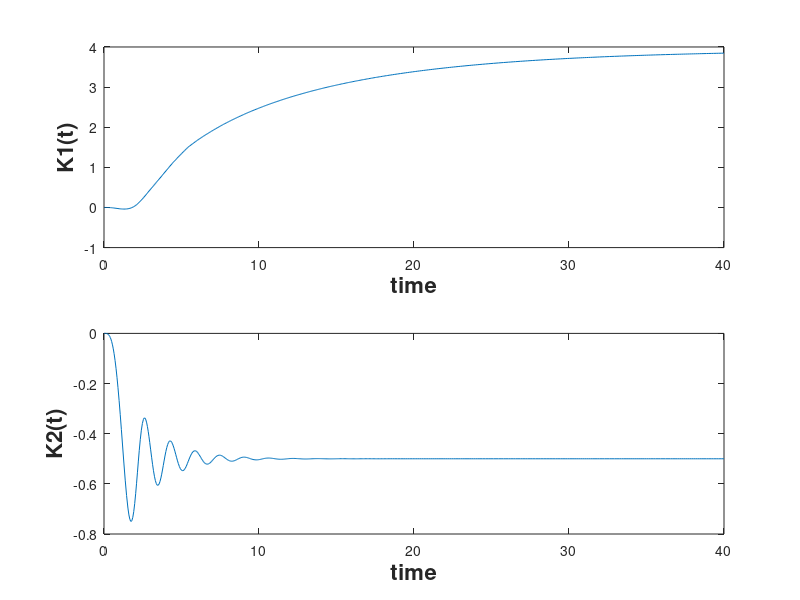
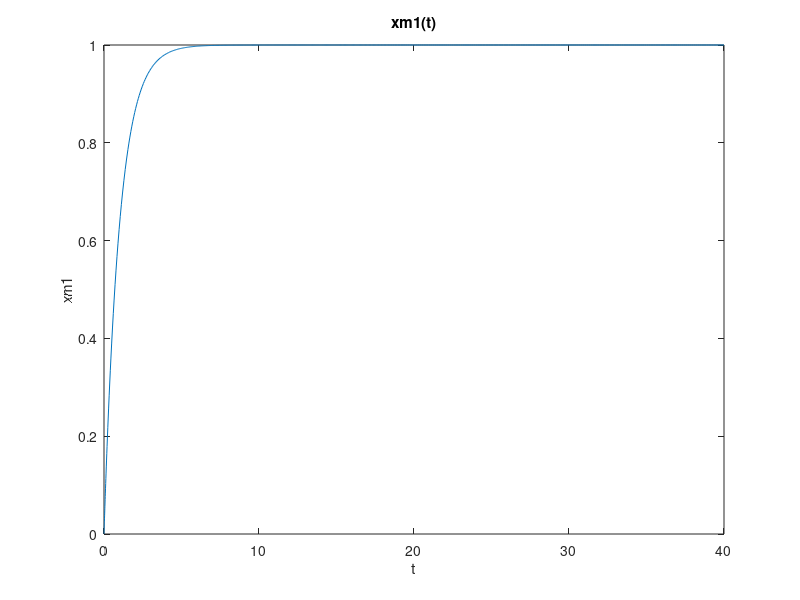

Source code (MATLAB) for these figures, in order: (Note: this script raises an error after producing the figures.)
% Decentralized Adaptive Control of Interconnected Systems

% Fig.1 with usual adaptive controller
clc
clear
k01 = 1.5; k02 = 1;
% f = @(t,x) [(-2-x(5))*x(1)-(x(5)+1)*x(3)-0.5*(x(2)+x(4)); (-1.5-x(6))*x(2)-(x(6)+0.5)*x(4); -x(3)+1; -x(4)+4; x(1)*(x(1)+x(3)); x(2)*(x(2)+x(4))];

% Modified controller
f = @(t,x) [(-2-x(5))*x(1)-(x(5)+1)*x(3)-0.5*(x(2)+x(4)); (-1.5-x(6))*x(2)-(x(6)+0.5)*x(4); -x(3)+1; -x(4)+4; x(1)*(x(1)+x(3))-0.05*x(5)*(abs(x(5)>k01)); x(2)*(x(2)+x(4))-0.01*x(6)*(abs(x(6)>k02))];

[t,xa] = ode45(f,[0 40],[0 0 0 0 0 0]);

subplot(2,1,2)
plot(t,xa(:,2))
xlabel('time','fontweight','bold','fontsize',16);
ylabel('error 2','fontweight','bold','fontsize',16);

subplot(2,1,1)
plot(t,xa(:,1))
xlabel('time','fontweight','bold','fontsize',16);
ylabel('error 1','fontweight','bold','fontsize',16);

subplot(2,1,1)
plot(t,xa(:,5))
xlabel('time','fontweight','bold','fontsize',16);
ylabel('K1(t)','fontweight','bold','fontsize',16);

subplot(2,1,2)
plot(t,xa(:,6))
xlabel('time','fontweight','bold','fontsize',16);
ylabel('K2(t)','fontweight','bold','fontsize',16);

figure(5)
plot(t,xa(:,3))
title('xm1(t)')
xlabel('t'), ylabel('xm1')




% f = @(t,x) [(-2-x(5))*x(1)-(x(5)+1)*x(3)-0.5*(x(2)+x(4)); (-1.5-x(6))*x(2)-(x(6)+0.5)*x(4); -x(3)+1; -x(4)+4; x(1)*(x(1)+x(3))-0.05*x(5)*(abs(x(5)>k01)); x(2)*(x(2)+x(4))-0.01*x(6)*(abs(x(6)>k02))];


% f = @(t,x) [x(2)+0.1*x(3); x(1)-2*x(2)+x(4)*x(10)+x(5)*x(11)+x(6)*x(1)+(-5*(x(1)-(-0.3*cos(t)+0.1*sin(t)+0.5*exp(-t)-0.2*exp(-2*t)))*x(7)-7.5*abs((x(4)^2+x(5)^2+x(6)^2)>4)*(1+x(7)^2+x(8)^2+x(9)^2)*x(4))*x(7)+(-5*(x(1)-(-0.3*cos(t)+0.1*sin(t)+0.5*exp(-t)-0.2*exp(-2*t)))*x(8)-7.5*abs((x(4)^2+x(5)^2+x(6)^2)>4)*(1+x(7)^2+x(8)^2+x(9)^2)*x(5))*x(8)+(-5*(x(1)-(-0.3*cos(t)+0.1*sin(t)+0.5*exp(-t)-0.2*exp(-2*t)))*x(9)-7.5*abs((x(4)^2+x(5)^2+x(6)^2)>4)*(1+x(7)^2+x(8)^2+x(9)^2)*x(6))*x(9)+4*sin(t)+0.2*x(3)*sin(x(1)^2);-x(3)+x(12)*x(3)+6+0.02*x(2)*cos(x(2)^2)+1.1*x(3)*cos(2*t);-5*(x(1)-(-0.3*cos(t)+0.1*sin(t)+0.5*exp(-t)-0.2*exp(-2*t)))*x(7)-7.5*abs((x(4)^2+x(5)^2+x(6)^2)>4)*(1+x(7)^2+x(8)^2+x(9)^2)*x(4);-5*(x(1)-(-0.3*cos(t)+0.1*sin(t)+0.5*exp(-t)-0.2*exp(-2*t)))*x(8)-7.5*abs((x(4)^2+x(5)^2+x(6)^2)>4)*(1+x(7)^2+x(8)^2+x(9)^2)*x(5);-5*(x(1)-(-0.3*cos(t)+0.1*sin(t)+0.5*exp(-t)-0.2*exp(-2*t)))*x(9)-7.5*abs((x(4)^2+x(5)^2+x(6)^2)>4)*(1+x(7)^2+x(8)^2+x(9)^2)*x(6);x(10)-0.5*x(7);x(11)-0.5*x(8);x(1)-0.5*x(9);x(4)*x(10)+x(5)*x(11)+x(6)*x(1)+(-5*(x(1)-(-0.3*cos(t)+0.1*sin(t)+0.5*exp(-t)-0.2*exp(-2*t)))*x(7)-7.5*abs((x(4)^2+x(5)^2+x(6)^2)>4)*(1+x(7)^2+x(8)^2+x(9)^2)*x(4))*x(7)+(-5*(x(1)-(-0.3*cos(t)+0.1*sin(t)+0.5*exp(-t)-0.2*exp(-2*t)))*x(8)-7.5*abs((x(4)^2+x(5)^2+x(6)^2)>4)*(1+x(7)^2+x(8)^2+x(9)^2)*x(5))*x(8)+(-5*(x(1)-(-0.3*cos(t)+0.1*sin(t)+0.5*exp(-t)-0.2*exp(-2*t)))*x(9)-7.5*abs((x(4)^2+x(5)^2+x(6)^2)>4)*(1+x(7)^2+x(8)^2+x(9)^2)*x(6))*x(9)+4*sin(t)-x(10);x(1)-x(11);-4*0.4*abs(x(12)>=6)*x(12)-4*(x(3)-6*exp(-5*t))*x(3)];
[t,xa] = ode45(f,[0 40],[0 0 0 0 0 0 0 0 0 0 0 0]);
e01 = -5*(xa(1)-(-0.3*cos(t)+0.1*sin(t)+0.5*exp(-t)-0.2*exp(-2*t)));
e02 = xa(3)-6*exp(-5*t);
subplot(2,1,1)
plot(t,e01)
xlabel('time','fontweight','bold','fontsize',16);
ylabel('e1','fontweight','bold','fontsize',16);
subplot(2,1,2)
plot(t,e02)
xlabel('time','fontweight','bold','fontsize',16);
ylabel('e2','fontweight','bold','fontsize',16);
axis([0 40 -3 3])

subplot(3,1,1)
plot(t,xa(:,4))
xlabel('time','fontweight','bold','fontsize',16);
ylabel('K11','fontweight','bold','fontsize',16);
axis([0 40 -3 3])
subplot(3,1,2)
plot(t,xa(:,5))
xlabel('time','fontweight','bold','fontsize',16);
ylabel('K12','fontweight','bold','fontsize',16);
axis([0 40 -3 3])
subplot(3,1,3)
plot(t,xa(:,6))
xlabel('time','fontweight','bold','fontsize',16);
ylabel('K13','fontweight','bold','fontsize',16);
axis([0 40 -3 3])

 f = @(t,x) [x(2)+0.1*x(3); x(1)-2*x(2)+x(4)*x(10)+x(5)*x(11)+x(6)*x(1)+(-5*(x(1)-(-0.3*cos(t)+0.1*sin(t)+0.5*exp(-t)-0.2*exp(-2*t)))*x(7)-7.5*((x(4)^2+x(5)^2+x(6)^2)>4)*(1+x(7)^2+x(8)^2+x(9)^2)*x(4))*x(7)+(-5*(x(1)-(-0.3*cos(t)+0.1*sin(t)+0.5*exp(-t)-0.2*exp(-2*t)))*x(8)-7.5*((x(4)^2+x(5)^2+x(6)^2)>4)*(1+x(7)^2+x(8)^2+x(9)^2)*x(5))*x(8)+(-5*(x(1)-(-0.3*cos(t)+0.1*sin(t)+0.5*exp(-t)-0.2*exp(-2*t)))*x(9)-7.5*((x(4)^2+x(5)^2+x(6)^2)>4)*(1+x(7)^2+x(8)^2+x(9)^2)*x(6))*x(9)+4*sin(t)+0.2*x(3)*sin(x(1)^2);-x(3)+x(12)*x(3)+6+0.02*x(2)*cos(x(2)^2)+1.1*x(3)*cos(2*t);-5*(x(1)-(-0.3*cos(t)+0.1*sin(t)+0.5*exp(-t)-0.2*exp(-2*t)))*x(7)-7.5*((x(4)^2+x(5)^2+x(6)^2)>4)*(1+x(7)^2+x(8)^2+x(9)^2)*x(4);-5*(x(1)-(-0.3*cos(t)+0.1*sin(t)+0.5*exp(-t)-0.2*exp(-2*t)))*x(8)-7.5*((x(4)^2+x(5)^2+x(6)^2)>4)*(1+x(7)^2+x(8)^2+x(9)^2)*x(5);-5*(x(1)-(-0.3*cos(t)+0.1*sin(t)+0.5*exp(-t)-0.2*exp(-2*t)))*x(9)-7.5*((x(4)^2+x(5)^2+x(6)^2)>4)*(1+x(7)^2+x(8)^2+x(9)^2)*x(6);x(10)-0.5*x(7);x(11)-0.5*x(8);x(1)-0.5*x(9);x(4)*x(10)+x(5)*x(11)+x(6)*x(1)+(-5*(x(1)-(-0.3*cos(t)+0.1*sin(t)+0.5*exp(-t)-0.2*exp(-2*t)))*x(7)-7.5*((x(4)^2+x(5)^2+x(6)^2)>4)*(1+x(7)^2+x(8)^2+x(9)^2)*x(4))*x(7)+(-5*(x(1)-(-0.3*cos(t)+0.1*sin(t)+0.5*exp(-t)-0.2*exp(-2*t)))*x(8)-7.5*((x(4)^2+x(5)^2+x(6)^2)>4)*(1+x(7)^2+x(8)^2+x(9)^2)*x(5))*x(8)+(-5*(x(1)-(-0.3*cos(t)+0.1*sin(t)+0.5*exp(-t)-0.2*exp(-2*t)))*x(9)-7.5*((x(4)^2+x(5)^2+x(6)^2)>4)*(1+x(7)^2+x(8)^2+x(9)^2)*x(6))*x(9)+4*sin(t)-x(10);x(1)-x(11);-4*0.4*abs(x(12)>=6)*x(12)-4*(x(3)-6*exp(-5*t))*x(3)];


% Without interconnection
f = @(t,x) [x(2); x(1)-2*x(2)+x(4)*x(10)+x(5)*x(11)+x(6)*x(1)+(-5*(x(1)-(-0.3*cos(t)+0.1*sin(t)+0.5*exp(-t)-0.2*exp(-2*t)))*x(7)-7.5*((x(4)^2+x(5)^2+x(6)^2)>4)*(1+x(7)^2+x(8)^2+x(9)^2)*x(4))*x(7)+(-5*(x(1)-(-0.3*cos(t)+0.1*sin(t)+0.5*exp(-t)-0.2*exp(-2*t)))*x(8)-7.5*((x(4)^2+x(5)^2+x(6)^2)>4)*(1+x(7)^2+x(8)^2+x(9)^2)*x(5))*x(8)+(-5*(x(1)-(-0.3*cos(t)+0.1*sin(t)+0.5*exp(-t)-0.2*exp(-2*t)))*x(9)-7.5*((x(4)^2+x(5)^2+x(6)^2)>4)*(1+x(7)^2+x(8)^2+x(9)^2)*x(6))*x(9)+4*sin(t);-x(3)+x(12)*x(3)+6+1.1*x(3)*cos(2*t);-5*(x(1)-(-0.3*cos(t)+0.1*sin(t)+0.5*exp(-t)-0.2*exp(-2*t)))*x(7)-7.5*((x(4)^2+x(5)^2+x(6)^2)>4)*(1+x(7)^2+x(8)^2+x(9)^2)*x(4);-5*(x(1)-(-0.3*cos(t)+0.1*sin(t)+0.5*exp(-t)-0.2*exp(-2*t)))*x(8)-7.5*((x(4)^2+x(5)^2+x(6)^2)>4)*(1+x(7)^2+x(8)^2+x(9)^2)*x(5);-5*(x(1)-(-0.3*cos(t)+0.1*sin(t)+0.5*exp(-t)-0.2*exp(-2*t)))*x(9)-7.5*((x(4)^2+x(5)^2+x(6)^2)>4)*(1+x(7)^2+x(8)^2+x(9)^2)*x(6);x(10)-0.5*x(7);x(11)-0.5*x(8);x(1)-0.5*x(9);x(4)*x(10)+x(5)*x(11)+x(6)*x(1)+(-5*(x(1)-(-0.3*cos(t)+0.1*sin(t)+0.5*exp(-t)-0.2*exp(-2*t)))*x(7)-7.5*((x(4)^2+x(5)^2+x(6)^2)>4)*(1+x(7)^2+x(8)^2+x(9)^2)*x(4))*x(7)+(-5*(x(1)-(-0.3*cos(t)+0.1*sin(t)+0.5*exp(-t)-0.2*exp(-2*t)))*x(8)-7.5*((x(4)^2+x(5)^2+x(6)^2)>4)*(1+x(7)^2+x(8)^2+x(9)^2)*x(5))*x(8)+(-5*(x(1)-(-0.3*cos(t)+0.1*sin(t)+0.5*exp(-t)-0.2*exp(-2*t)))*x(9)-7.5*((x(4)^2+x(5)^2+x(6)^2)>4)*(1+x(7)^2+x(8)^2+x(9)^2)*x(6))*x(9)+4*sin(t)-x(10);x(1)-x(11);-4*0.4*(abs(x(12)>=6))*x(12)-4*(x(3)-6*exp(-5*t))*x(3)];


A1 = [0 1;1 0];
b = [0 1]';
A2 = [0 0;-2 0];
A12 = -A2;
H = [1.5 0.5;0.5 0.5];
bm = [0 1]';
k = H*bm;
sig = 0.01;
tspan = [0 40];
f = @(t,x) [A1*x(1)+b*x(3)'*x(1)+A2*x(1)-A2*x(2);A1*x(2)+b*x(4)'*x(2)-A2*x(1)+A2*x(2);-k'*x(1)*x(1)-sig*x(3);-k'*x(2)*x(2)-sig*x(4)];
[t,xa] = ode45(f,tspan,[0 0 0 0 0 0 0 0 0 0 0 0]);



    